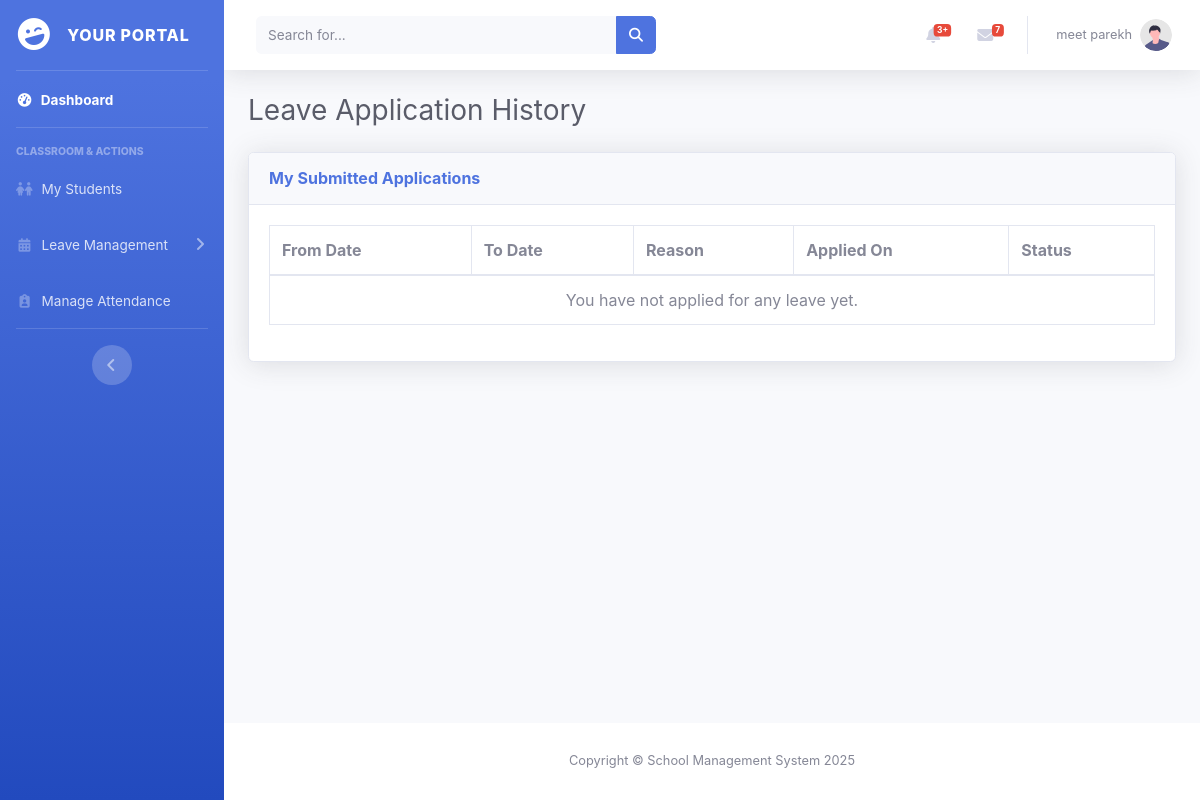
The app's page /pages/teacher/teacher_leave_history.php (signed in), older data.
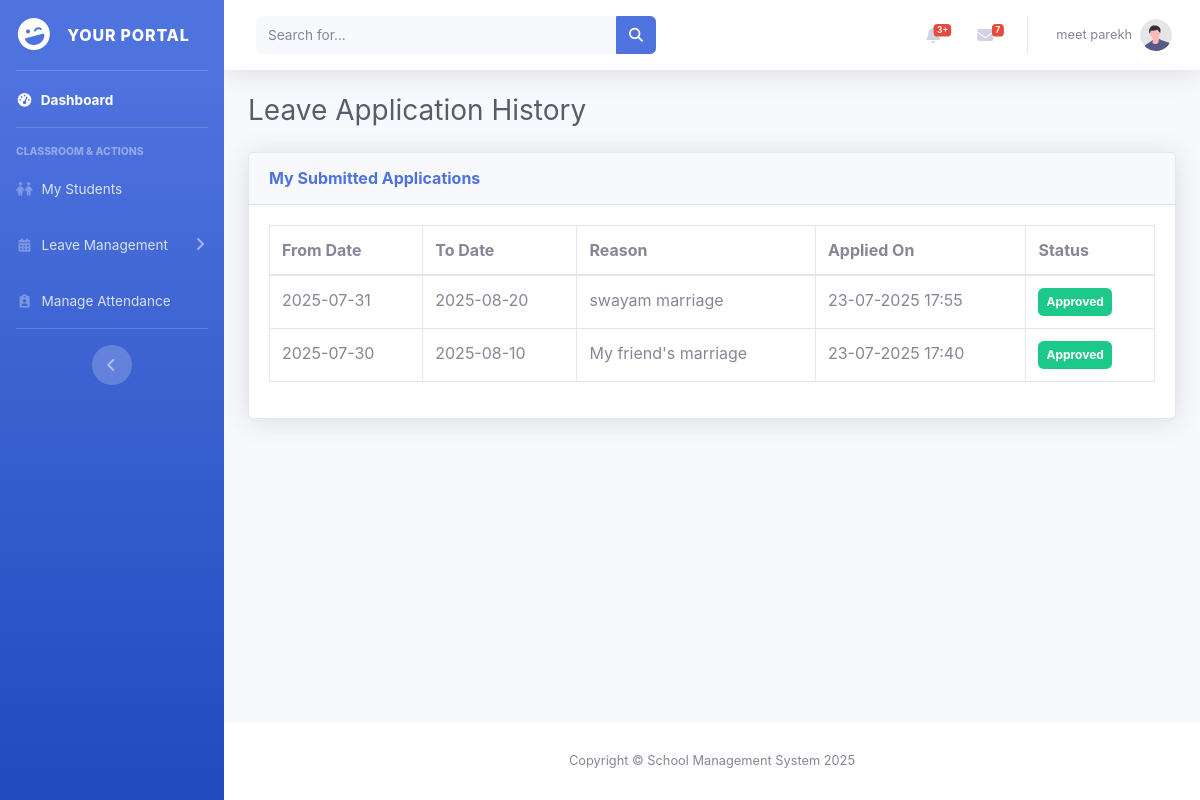
The same page, newer data.
### tables this page shows
CREATE TABLE `leave_applications` (
  `id` int(11) NOT NULL,
  `teacher_id` int(11) NOT NULL,
  `from_date` date NOT NULL,
  `to_date` date NOT NULL,
  `reason` text NOT NULL,
  `status` varchar(20) NOT NULL DEFAULT 'Pending',
  `applied_on` timestamp NOT NULL DEFAULT current_timestamp()
);

### encryption.php (called while the page is built, shortened)
<?php
function decrypt_id($encrypted) {
    return openssl_decrypt($encrypted, ENCRYPTION_METHOD, ENCRYPTION_KEY, 0, ENCRYPTION_IV);
}
?>

### pages/teacher/teacher_leave_history.php (the view, shortened to what this page needs)
<?php
include_once '../../encryption.php';
$teacher_id = isset($_COOKIE['encrypted_user_id']) ? decrypt_id($_COOKIE['encrypted_user_id']) : null;
?>
<!DOCTYPE html>
<html lang="en">
<head>
    <link href="../../assets/css/sb-admin-2.min.css" rel="stylesheet">
    <link href="../../assets/vendor/fontawesome-free/css/all.min.css" rel="stylesheet">
    <link rel="stylesheet" href="https://cdnjs.cloudflare.com/ajax/libs/font-awesome/6.5.2/css/all.min.css" />
</head>
<body id="page-top">
    <div id="wrapper">
        <?php include '../../includes/sidebar.php';  ?>
        <div id="content-wrapper" class="d-flex flex-column">
            <div id="content">
                <?php include '../../includes/header.php';  ?>
                <div class="container-fluid">
                    <h1 class="h3 mb-4 text-gray-800">Leave Application History</h1>
                    <div class="card shadow mb-4">
                        <div class="card-header py-3">
                            <h6 class="m-0 font-weight-bold text-primary">My Submitted Applications</h6>
                        </div>
                        <div class="card-body">
                            <div class="table-responsive">
                                <table class="table table-bordered" width="100%" cellspacing="0">
                                    <thead>
                                        <tr>
                                            <th>From Date</th>
                                            <th>To Date</th>
                                            <th>Reason</th>
                                            <th>Applied On</th>
                                            <th>Status</th>
                                        </tr>
                                    </thead>
                                    <tbody>
                                        <?php
                                        if ($teacher_id) {
                                            $stmt = $conn->prepare("SELECT from_date, to_date, reason, applied_on, status FROM leave_applications WHERE teacher_id = ? ORDER BY applied_on DESC");
                                            $stmt->bind_param("i", $teacher_id);
                                            $stmt->execute();
                                            $result = $stmt->get_result();
                                            if ($result->num_rows > 0) {
                                                while ($row = $result->fetch_assoc()) {
                                                    $status_color = 'secondary';
                                                    if ($row['status'] == 'Approved') {
                                                        $status_color = 'success';
                                                    } elseif ($row['status'] == 'Rejected') {
                                                        $status_color = 'danger';
                                                    }
                                                    echo "<tr>";
                                                    echo "<td>" . htmlspecialchars($row['from_date']) . "</td>";
                                                    echo "<td>" . htmlspecialchars($row['to_date']) . "</td>";
                                                    echo "<td>" . htmlspecialchars($row['reason']) . "</td>";
                                                    echo "<td>" . htmlspecialchars(date('d-m-Y H:i', strtotime($row['applied_on']))) . "</td>";
                                                    echo '<td><span class="badge badge-'. $status_color .' p-2">' . htmlspecialchars($row['status']) . '</span></td>';
                                                    echo "</tr>";
                                                }
                                            } else {
                                                echo '<tr><td colspan="5" class="text-center">You have not applied for any leave yet.</td></tr>';
                                            }
                                        }
                                        ?>
                                    </tbody>
                                </table>
                            </div>
                        </div>
                    </div>
                </div>
            </div>
            <?php include '../../includes/footer.php'; ?>
        </div>
    </div>
</body>
</html>

Row changes from the older to the newer data that the page shows:
added leave_applications: from_date "2025-07-31", to_date "2025-08-20", reason "swayam marriage", applied_on "23-07-2025 17:55", status "Approved"
added leave_applications: from_date "2025-07-30", to_date "2025-08-10", reason "My friend's marriage", applied_on "23-07-2025 17:40", status "Approved"
Text that changed along with them:
text no longer shown: "You have not applied for any leave yet."
